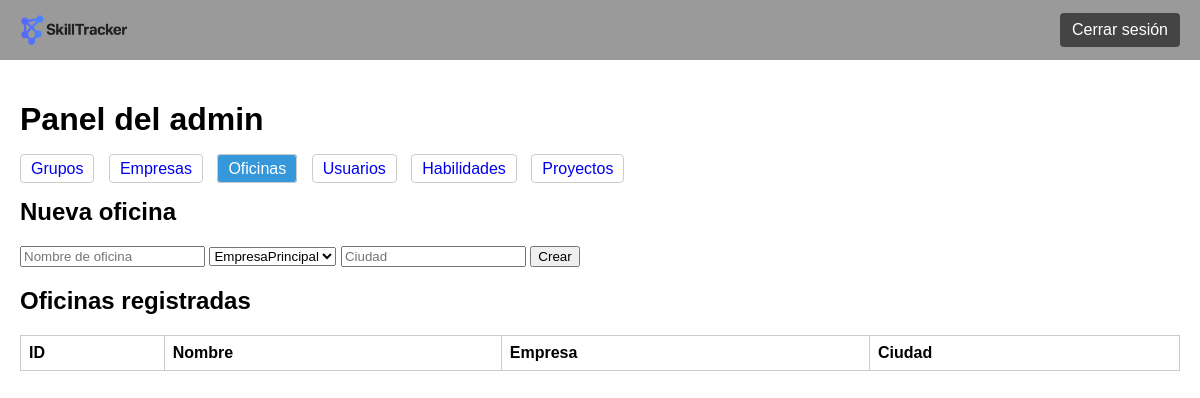
Page /dashboard_admin.php?tab=oficinas (signed in) on the earlier database version.
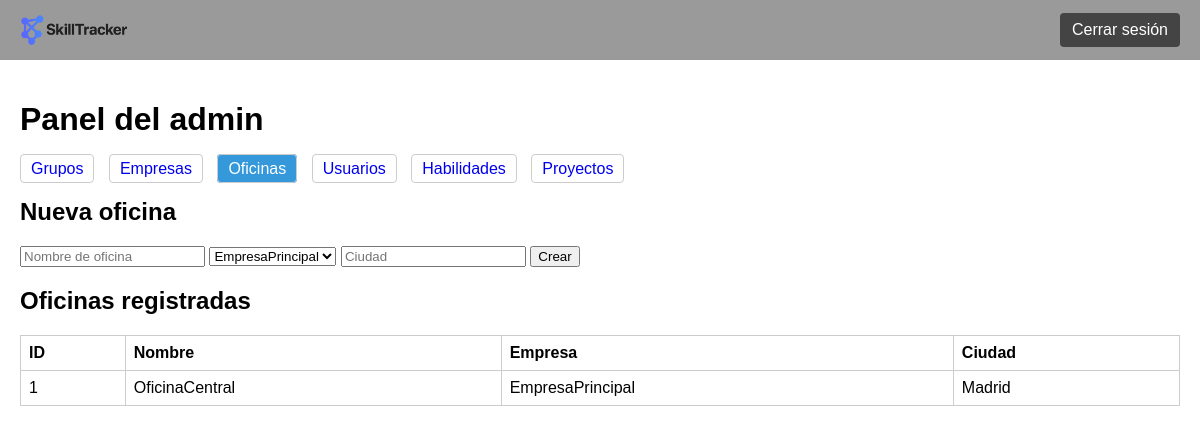
Same page on the later database version.
### tables this page shows
CREATE TABLE oficinas (
  id INT AUTO_INCREMENT PRIMARY KEY,
  nombre VARCHAR(255) NOT NULL,
  empresa_id INT NOT NULL,
  ciudad VARCHAR(255) NOT NULL,
  UNIQUE(nombre, ciudad),
  FOREIGN KEY (empresa_id) REFERENCES empresas(id) ON DELETE RESTRICT ON UPDATE CASCADE
);

CREATE TABLE empresas (
  id INT AUTO_INCREMENT PRIMARY KEY,
  nombre VARCHAR(255) NOT NULL UNIQUE,
  grupo_id INT DEFAULT NULL,
  FOREIGN KEY (grupo_id) REFERENCES grupos(id) ON DELETE SET NULL ON UPDATE CASCADE
);

### Web/dashboard_admin.php (the view, shortened to what this page needs)
<?php
require_once 'db.php';
$grupos = $pdo->query(
  "SELECT g.*, GROUP_CONCAT(e.nombre ORDER BY e.id ASC SEPARATOR ', ') AS empresas
   FROM grupos g
   LEFT JOIN empresas e ON e.grupo_id = g.id
   GROUP BY g.id
   ORDER BY g.id ASC"
)->fetchAll();
$empresas = $pdo->query(
  "SELECT empresas.*, grupos.nombre AS grupo_nombre
   FROM empresas
   LEFT JOIN grupos ON empresas.grupo_id = grupos.id
   ORDER BY empresas.id ASC"
)->fetchAll();
$oficinas = $pdo->query(
  "SELECT o.id, o.nombre, o.ciudad, e.nombre AS empresa_nombre
   FROM oficinas o
   JOIN empresas e ON o.empresa_id = e.id
   ORDER BY o.id ASC"
)->fetchAll();
$tab = $_GET['tab'] ?? 'empresas';
?>
<!DOCTYPE html>
<html>
<head>
  <link rel="stylesheet" href="/css/dashboard.css">
</head>
<body>
  <div class="top-bar">
    <img src="/images/SkillTrackerLogo.png" alt="Logo SkillTracker">
    <a href="logout.php" class="logout-button">Cerrar sesión</a>
  </div>
  <div class="main-content">
    <h1>Panel del admin</h1>
    <div class="tabs">
      <a href="?tab=grupos" class="<?= $tab === 'grupos' ? 'active' : '' ?>">Grupos</a>
      <a href="?tab=empresas" class="<?= $tab === 'empresas' ? 'active' : '' ?>">Empresas</a>
      <a href="?tab=oficinas" class="<?= $tab === 'oficinas' ? 'active' : '' ?>">Oficinas</a>
      <a href="?tab=usuarios" class="<?= $tab === 'usuarios' ? 'active' : '' ?>">Usuarios</a>
      <a href="?tab=habilidades" class="<?= $tab === 'habilidades' ? 'active' : '' ?>">Habilidades</a>
      <a href="?tab=proyectos" class="<?= $tab === 'proyectos' ? 'active' : '' ?>">Proyectos</a>
    </div>
    <div class="tab-content">
      <?php if ($tab === 'grupos'): ?>
        <h2>Nuevo grupo</h2>
        <form action="grupos.php" method="POST">
          <input type="text" name="nombre_grupo" required>
          <button>Crear</button>
        </form>
        <h2>Grupos registrados</h2>
        <table>
          <tr><th>ID</th><th>Nombre</th><th>Empresas</th><th>Renombrar</th><th>Eliminar</th></tr>
          <?php foreach ($grupos as $g): ?>
            <tr>
              <td><?= htmlspecialchars($g['id']) ?></td>
              <td><?= htmlspecialchars($g['nombre']) ?></td>
              <td><?= htmlspecialchars($g['empresas']) ?></td>
              <td>
                <form action="grupos.php" method="POST">
                  <input type="hidden" name="editar_grupo_id" value="<?= $g['id'] ?>">
                  <input type="text" name="nuevo_nombre" required placeholder="Nuevo nombre">
                  <button>Cambiar</button>
                </form>
              </td>
              <td>
                <form action="grupos.php" method="POST" onsubmit="return confirm('¿Borrar grupo?');">
                  <input type="hidden" name="eliminar_grupo_id" value="<?= $g['id'] ?>">
                  <button>Eliminar</button>
                </form>
              </td>
            </tr>
          <?php endforeach; ?>
        </table>
        <h2>Asignar empresas a grupos</h2>
        <?php foreach ($grupos as $g): ?>
          <h3><?= htmlspecialchars($g['nombre']) ?></h3>
          <form action="grupos.php" method="POST">
            <input type="hidden" name="grupo_id" value="<?= $g['id'] ?>">
            <select name="empresa_id">
              <?php foreach ($empresas as $e): ?>
                <option value="<?= $e['id'] ?>" <?= $e['grupo_id'] == $g['id'] ? 'selected' : '' ?>><?= htmlspecialchars($e['nombre']) ?></option>
              <?php endforeach; ?>
            </select>
            <button>Asignar</button>
          </form>
        <?php endforeach; ?>
      <?php elseif ($tab === 'oficinas'): ?>
        <h2>Nueva oficina</h2>
        <form action="oficinas.php" method="POST">
          <input type="text" name="nombre_oficina" required placeholder="Nombre de oficina">
          <select name="empresa_id" required>
            <?php foreach ($empresas as $e): ?>
              <option value="<?= $e['id'] ?>"><?= htmlspecialchars($e['nombre']) ?></option>
            <?php endforeach; ?>
          </select>
          <input type="text" name="ciudad" required placeholder="Ciudad">
          <button>Crear</button>
        </form>
        <h2>Oficinas registradas</h2>
        <table>
          <tr><th>ID</th><th>Nombre</th><th>Empresa</th><th>Ciudad</th></tr>
          <?php foreach ($oficinas as $o): ?>
            <tr>
              <td><?= htmlspecialchars($o['id']) ?></td>
              <td><?= htmlspecialchars($o['nombre']) ?></td>
              <td><?= htmlspecialchars($o['empresa_nombre']) ?></td>
              <td><?= htmlspecialchars($o['ciudad']) ?></td>
            </tr>
          <?php endforeach; ?>
        </table>
      <?php else: ?>
        <p>Pestaña no válida.</p>
      <?php endif; ?>
    </div>
  </div>
</body>
</html>

### Web/css/dashboard.css (style rules this page uses)
body { margin: 0; font-family: sans-serif; }
.top-bar { position: fixed; top: 0; left: 0; width: 100%; height: 60px; background-color: #9b9a9a; color: white; display: flex; align-items: center; justify-content: space-between; padding: 0 20px; box-sizing: border-box; z-index: 1000; }
.top-bar img { height: 40px; }
.logout-button { color: white; text-decoration: none; padding: 8px 12px; background-color: #444; border-radius: 4px; white-space: nowrap; }
.main-content { padding: 80px 20px 20px 20px; }
.tabs a { margin-right: 10px; text-decoration: none; padding: 5px 10px; border: 1px solid #ccc; border-radius: 4px; }
.tabs a.active { background: #3498db; color: white; }
table { margin-top: 20px; border-collapse: collapse; width: 100%; }
th, td { padding: 8px; border: 1px solid #ccc; text-align: left; }

Differences in the rows shown:
now on this page (row edited): oficinas: id "1", nombre "OficinaCentral", empresa.nombre "EmpresaPrincipal", ciudad "Madrid"
